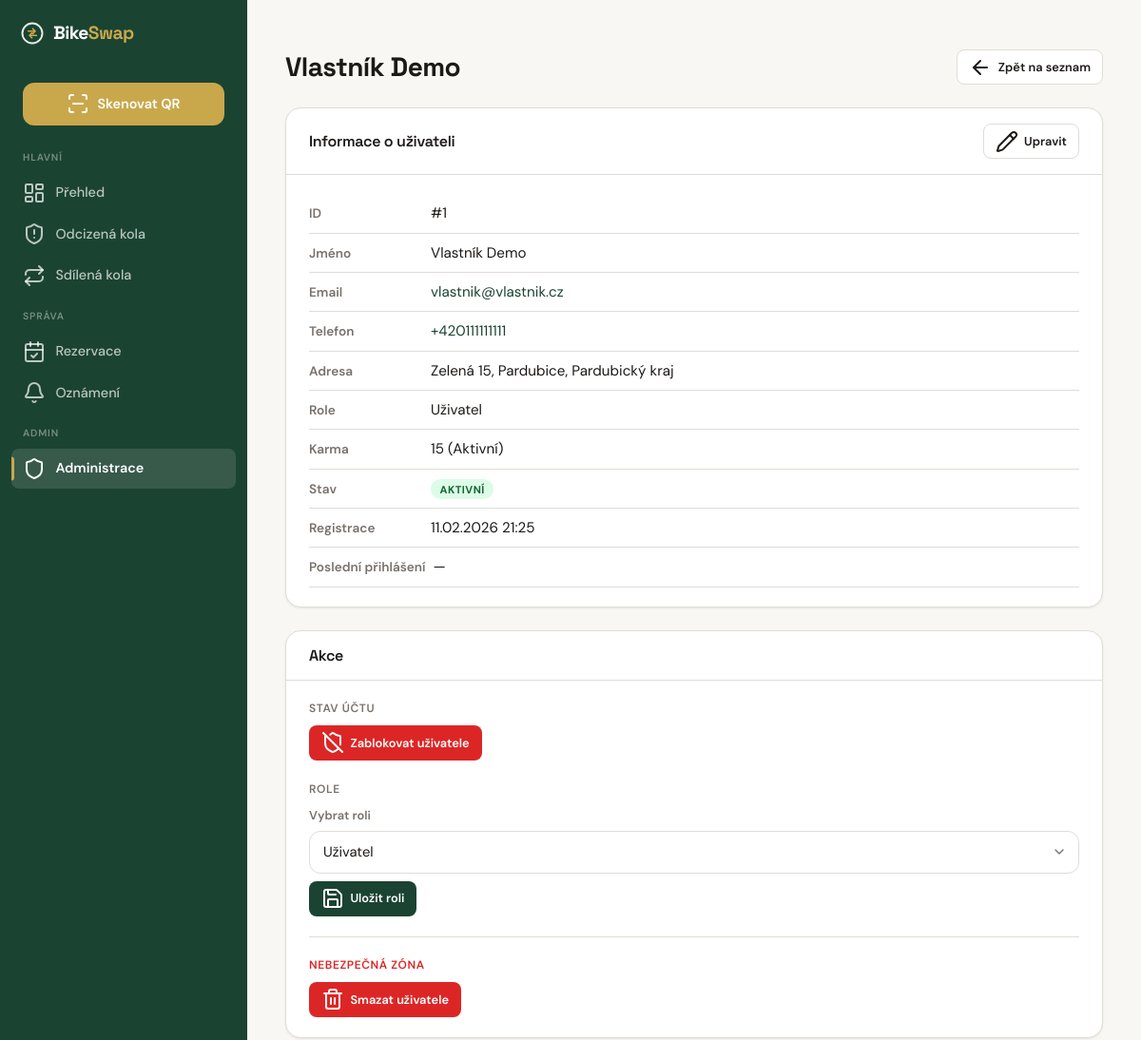
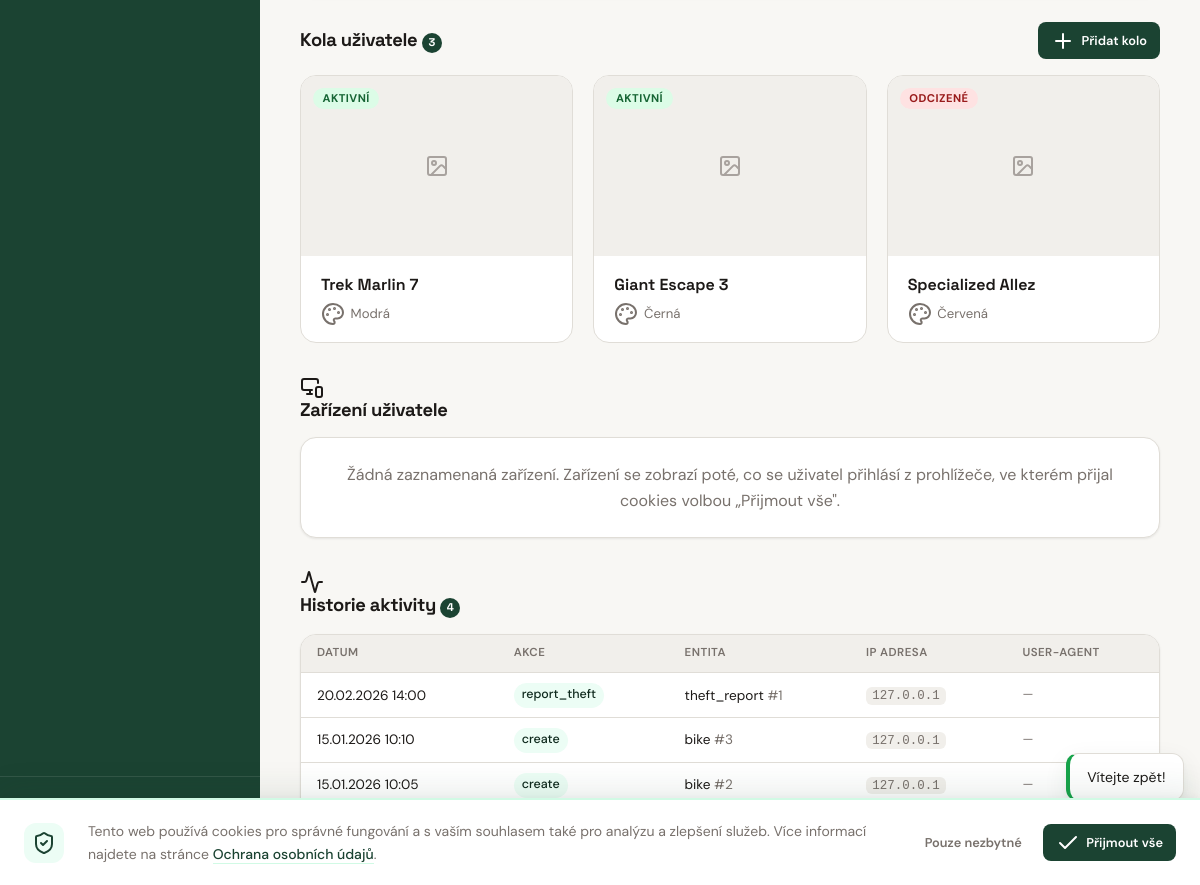
The page /admin/users/1 (signed in) on the database its author committed (2 pictures, top to bottom).
### tables this page shows
CREATE TABLE IF NOT EXISTS `users` (
    `id`                 INT UNSIGNED    NOT NULL AUTO_INCREMENT,
    `email`              VARCHAR(255)    NOT NULL,
    `password_hash`      VARCHAR(255)    NOT NULL,
    `role`               ENUM('user', 'police', 'admin') NOT NULL DEFAULT 'user',
    `first_name`         VARCHAR(50)     NOT NULL,
    `surname`            VARCHAR(50)     NOT NULL DEFAULT '',
    `phone`              VARCHAR(20)     NULL DEFAULT NULL,
    `address`            VARCHAR(255)    NULL DEFAULT NULL,
    `is_verified`        TINYINT(1)      NOT NULL DEFAULT 0,
    `verification_token` VARCHAR(64)     NULL DEFAULT NULL,
    `password_reset_token`   VARCHAR(64) NULL DEFAULT NULL,
    `password_reset_expires` DATETIME    NULL DEFAULT NULL,
    `totp_secret`        VARCHAR(255)    NULL DEFAULT NULL,
    `totp_enabled`       TINYINT(1)      NOT NULL DEFAULT 0,
    `karma_score`        INT             NOT NULL DEFAULT 0,
    `is_banned`          TINYINT(1)      NOT NULL DEFAULT 0,
    `created_at`         DATETIME        NOT NULL DEFAULT CURRENT_TIMESTAMP,
    `updated_at`         DATETIME        NOT NULL DEFAULT CURRENT_TIMESTAMP ON UPDATE CURRENT_TIMESTAMP,
    `last_login_at`      DATETIME        NULL DEFAULT NULL,

    PRIMARY KEY (`id`),
    UNIQUE KEY `uq_users_email` (`email`),
    KEY `idx_users_role` (`role`)
);

CREATE TABLE IF NOT EXISTS `bikes` (
    `id`                   INT UNSIGNED    NOT NULL AUTO_INCREMENT,
    `owner_id`             INT UNSIGNED    NOT NULL,
    `qr_hash`              VARCHAR(64)     NOT NULL,
    `brand`                VARCHAR(100)    NOT NULL,
    `model`                VARCHAR(100)    NULL DEFAULT NULL,
    `color`                VARCHAR(50)     NOT NULL,
    `frame_number`         VARCHAR(100)    NULL DEFAULT NULL,
    `year_of_manufacture`  SMALLINT UNSIGNED NULL DEFAULT NULL,
    `description`          TEXT            NULL DEFAULT NULL,
    `status`               ENUM('active', 'stolen', 'found', 'recovered', 'seized') NOT NULL DEFAULT 'active',
    `is_shared`            TINYINT(1)      NOT NULL DEFAULT 0,
    `auto_accept`          TINYINT(1)      NOT NULL DEFAULT 0,
    `availability_days`    VARCHAR(20)     DEFAULT NULL,
    `created_at`           DATETIME        NOT NULL DEFAULT CURRENT_TIMESTAMP,
    `updated_at`           DATETIME        NOT NULL DEFAULT CURRENT_TIMESTAMP ON UPDATE CURRENT_TIMESTAMP,

    PRIMARY KEY (`id`),
    UNIQUE KEY `uq_bikes_qr_hash` (`qr_hash`),
    KEY `idx_bikes_owner` (`owner_id`),
    KEY `idx_bikes_status` (`status`),
    KEY `idx_bikes_shared` (`is_shared`),
    CONSTRAINT `fk_bikes_owner` FOREIGN KEY (`owner_id`) REFERENCES `users` (`id`) ON DELETE CASCADE
);

CREATE TABLE IF NOT EXISTS `activity_log` (
    `id`          INT UNSIGNED    NOT NULL AUTO_INCREMENT,
    `user_id`     INT UNSIGNED    NULL DEFAULT NULL,
    `action`      VARCHAR(50)     NOT NULL,
    `entity_type` VARCHAR(50)     NOT NULL,
    `entity_id`   INT UNSIGNED    NULL DEFAULT NULL,
    `old_value`   JSON            NULL DEFAULT NULL,
    `new_value`   JSON            NULL DEFAULT NULL,
    `ip_address`  VARCHAR(45)     NULL DEFAULT NULL,
    `user_agent`  VARCHAR(500)    NULL DEFAULT NULL,
    `created_at`  DATETIME        NOT NULL DEFAULT CURRENT_TIMESTAMP,

    PRIMARY KEY (`id`),
    KEY `idx_log_user` (`user_id`),
    KEY `idx_log_entity` (`entity_type`, `entity_id`),
    KEY `idx_log_action` (`action`),
    CONSTRAINT `fk_log_user` FOREIGN KEY (`user_id`) REFERENCES `users` (`id`) ON DELETE SET NULL
);

### templates/admin/user-detail.php (the view, shortened to what the rows shown need)
<div class="page-header">
  <h1><?= e($user->getFullName()) ?></h1>
  <div class="page-header-actions">
    <a href="/admin/users" class="btn btn-secondary btn-sm">
    </a>
  </div>
</div>
<div class="card mb-lg">
  <div class="card-body">
    <div id="user-info-view">
      <div class="info-row">
        <span class="info-label">ID</span>
        <span class="info-value">#<?= $user->getId() ?></span>
      </div>
      <div class="info-row">
        <span class="info-label">Jméno</span>
        <span class="info-value"><?= e($user->getFullName()) ?></span>
      </div>
      <div class="info-row">
        <span class="info-value"><a href="mailto:<?= e($user->getEmail()) ?>"><?= e($user->getEmail()) ?></a></span>
      </div>
      <div class="info-row">
        <span class="info-value"><?= $user->getPhone() ? '<a href="tel:' . e($user->getPhone()) . '">' . e($user->getPhone()) . '</a>' : '—' ?></span>
      </div>
      <div class="info-row">
        <span class="info-label">Adresa</span>
        <span class="info-value"><?= $user->getAddress() ? e($user->getAddress()) : '—' ?></span>
      </div>
      <div class="info-row">
        <span class="info-label">Role</span>
        <span class="info-value">
          <?php $roleLabels = ['user' => 'Uživatel', 'police' => 'Policie', 'admin' => 'Admin']; ?>
          <?= e($roleLabels[$user->getRole()] ?? $user->getRole()) ?>
        </span>
      </div>
      <div class="info-row">
        <span class="info-label">Karma</span>
        <span class="info-value"><?= $user->getKarmaScore() ?> (<?= e($user->getKarmaLevel()) ?>)</span>
      </div>
      <div class="info-row">
        <span class="info-label">Registrace</span>
        <span class="info-value"><?= date('d.m.Y H:i', strtotime($user->getCreatedAt())) ?></span>
      </div>
    </div>
  </div>
</div>
<?php if ($user->getId() !== $currentUser->getId()): ?>
  <div class="card mb-lg">
    <div class="card-header">
      <h3>Akce</h3>
    </div>
    <div class="card-body" style="display:flex;flex-direction:column;gap:1.25rem">
      <?php if (!$user->isAdmin()): ?>
        <div>
          <p style="font-size:0.75rem;font-weight:600;text-transform:uppercase;letter-spacing:0.05em;color:var(--text-muted);margin-bottom:0.5rem">
            Stav účtu
          </p>
          <?php if ($user->isBanned()): ?>
            <form method="POST" action="/admin/users/<?= $user->getId() ?>/unban">
              <input type="hidden" name="_csrf" value="<?= e($csrf ?? $session->csrfToken()) ?>">
              <button type="submit" class="btn btn-success btn-sm">
                <i data-lucide="shield-check"></i> Odblokovat uživatele
              </button>
            </form>
          <?php else: ?>
            <form method="POST" action="/admin/users/<?= $user->getId() ?>/ban">
              <button type="submit" class="btn btn-danger btn-sm"
                      data-confirm="Opravdu chcete tohoto uživatele zablokovat?">
                <i data-lucide="shield-off"></i> Zablokovat uživatele
              </button>
            </form>
          <?php endif; ?>
        </div>
      <?php endif; ?>
      <div>
        <p style="font-size:0.75rem;font-weight:600;text-transform:uppercase;letter-spacing:0.05em;color:var(--text-muted);margin-bottom:0.5rem">
          Role
        </p>
        <form method="POST" action="/admin/users/<?= $user->getId() ?>/role">
          <div class="form-group" style="margin-bottom:0.5rem">
            <label for="role-select" style="font-size:0.8rem;color:var(--text-muted)">Vybrat roli</label>
            <select id="role-select" name="role" class="form-control">
              <option value="user" <?= $user->getRole() === 'user' ? 'selected' : '' ?>>Uživatel</option>
            </select>
          </div>
          <button type="submit" class="btn btn-primary btn-sm">
            <i data-lucide="save"></i> Uložit roli
          </button>
        </form>
      </div>
      <?php if (!$user->isAdmin()): ?>
        <hr style="border:none;border-top:1px solid var(--border);margin:0">
        <div>
          <p style="font-size:0.75rem;font-weight:600;text-transform:uppercase;letter-spacing:0.05em;color:var(--danger);margin-bottom:0.5rem">
            Nebezpečná zóna
          </p>
          <form method="POST" action="/admin/users/<?= $user->getId() ?>/delete">
            <button type="submit" class="btn btn-danger btn-sm"
                    data-confirm="Opravdu chcete tohoto uživatele TRVALE smazat? Tato akce je nevratná.">
              <i data-lucide="trash-2"></i> Smazat uživatele
            </button>
          </form>
        </div>
      <?php endif; ?>
    </div>
  </div>
<?php endif; ?>
<div class="section-title-row">
  <h2 class="section-title">
    Kola uživatele
    <span class="badge-count"><?= count($bikes) ?></span>
  </h2>
</div>
<?php if (empty($bikes)): ?>
  <div class="card">
    <div class="card-body">
      <p class="text-muted text-center">Tento uživatel nemá žádná kola.</p>
    </div>
  </div>
<?php else: ?>
  <div class="bike-grid">
    <?php foreach ($bikes as $bike): ?>
      <a href="/admin/bikes/<?= $bike->getId() ?>" class="bike-card card-hover" style="text-decoration:none;color:inherit">
        <div class="bike-card-photo-wrap">
          <?php $primaryPhoto = $bike->getPrimaryPhoto(); ?>
          <?php if ($primaryPhoto): ?>
            <img src="<?= e($primaryPhoto->getUrl()) ?>" alt="<?= e($bike->getFullName()) ?>" class="bike-card-photo">
          <?php else: ?>
            <div class="bike-card-photo-placeholder"><i data-lucide="image"></i></div>
          <?php endif; ?>
          <div class="bike-card-badges">
            <?php
              $statusLabels = ['active' => 'Aktivní', 'stolen' => 'Odcizené', 'shared' => 'Sdílené', 'inactive' => 'Neaktivní'];
            ?>
            <span class="status-badge status-<?= e($bike->getStatus()) ?>">
              <?= e($statusLabels[$bike->getStatus()] ?? $bike->getStatus()) ?>
            </span>
          </div>
        </div>
        <div class="bike-card-body">
          <div class="bike-card-name"><?= e($bike->getFullName()) ?></div>
          <div class="bike-card-meta"><i data-lucide="palette"></i> <?= e($bike->getColor()) ?></div>
        </div>
      </a>
    <?php endforeach; ?>
  </div>
<?php endif; ?>
<div class="admin-detail-section">
  <div class="section-title-row">
    <h2 class="section-title">
      <i data-lucide="monitor-smartphone"></i>
      Zařízení uživatele
    </h2>
  </div>
</div>
<div class="admin-detail-section">
  <div class="section-title-row">
    <h2 class="section-title">
      <i data-lucide="activity"></i>
      Historie aktivity
      <?php if (!empty($activityLogs)): ?>
        <span class="badge-count"><?= count($activityLogs) ?></span>
      <?php endif; ?>
    </h2>
  </div>
  <?php if (empty($activityLogs)): ?>
    <div class="card">
      <div class="card-body">
        <p class="text-muted text-center">Žádná zaznamenaná aktivita.</p>
      </div>
    </div>
  <?php else: ?>
    <div class="card">
      <div class="card-body">
        <div class="table-responsive">
          <table>
            <thead>
              <tr>
                <th>Datum</th>
                <th>Akce</th>
                <th>Entita</th>
                <th>IP adresa</th>
                <th>User-Agent</th>
              </tr>
            </thead>
            <tbody>
              <?php foreach ($activityLogs as $log): ?>
                <?php
                  $actionClass = match(true) {
                    str_contains($log->getAction(), 'login') && !str_contains($log->getAction(), 'failed') => 'action-login',
                    str_contains($log->getAction(), 'failed') => 'action-failed',
                    $log->getAction() === 'logout' => 'action-logout',
                    $log->getAction() === 'register' => 'action-register',
                    str_starts_with($log->getAction(), 'admin_') => 'action-admin',
                    default => 'action-profile',
                  };
                ?>
                <tr>
                  <td style="white-space:nowrap"><?= date('d.m.Y H:i', strtotime($log->getCreatedAt())) ?></td>
                  <td>
                    <span class="activity-action-badge <?= $actionClass ?>">
                      <?= e($log->getActionLabel()) ?>
                    </span>
                  </td>
                  <td>
                    <?= e($log->getEntityType()) ?>
                    <?php if ($log->getEntityId()): ?>
                      <span class="text-muted">#<?= $log->getEntityId() ?></span>
                    <?php endif; ?>
                  </td>
                  <td><code><?= e($log->getIpAddress() ?? '—') ?></code></td>
                  <td class="ua-cell" title="<?= e($log->getUserAgent() ?? '') ?>">
                    <?= e($log->getShortUserAgent()) ?>
                  </td>
                </tr>
              <?php endforeach; ?>
            </tbody>
          </table>
        </div>
      </div>
    </div>
  <?php endif; ?>
</div>

### rows shown on the page
users: $user->getFullName() "Vlastník Demo", id "1", email "vlastnik@vlastnik.cz", phone "+420111111111", address "Zelená 15, Pardubice, Pardubický kraj", role "Uživatel", karma_score "15", karma_score "Aktivní", created_at "11.02.2026 21:25"
bikes: status "AKTIVNÍ", $bike->getFullName() "Trek Marlin 7", color "Modrá"
bikes: status "AKTIVNÍ", $bike->getFullName() "Giant Escape 3", color "Černá"
bikes: status "ODCIZENÉ", $bike->getFullName() "Specialized Allez", color "Červená"
activity_log: created_at "20.02.2026 14:00", action "report_theft", entity_type "theft_report", entity "1", ip_address "127.0.0.1", user_agent "—"
activity_log: created_at "15.01.2026 10:10", action "create", entity_type "bike", entity "3", ip_address "127.0.0.1", user_agent "—"
activity_log: created_at "15.01.2026 10:05", action "create", entity_type "bike", entity "2", ip_address "127.0.0.1", user_agent "—"

### other values the page prints
count($bikes) "3"
count($activityLogs) "4"
